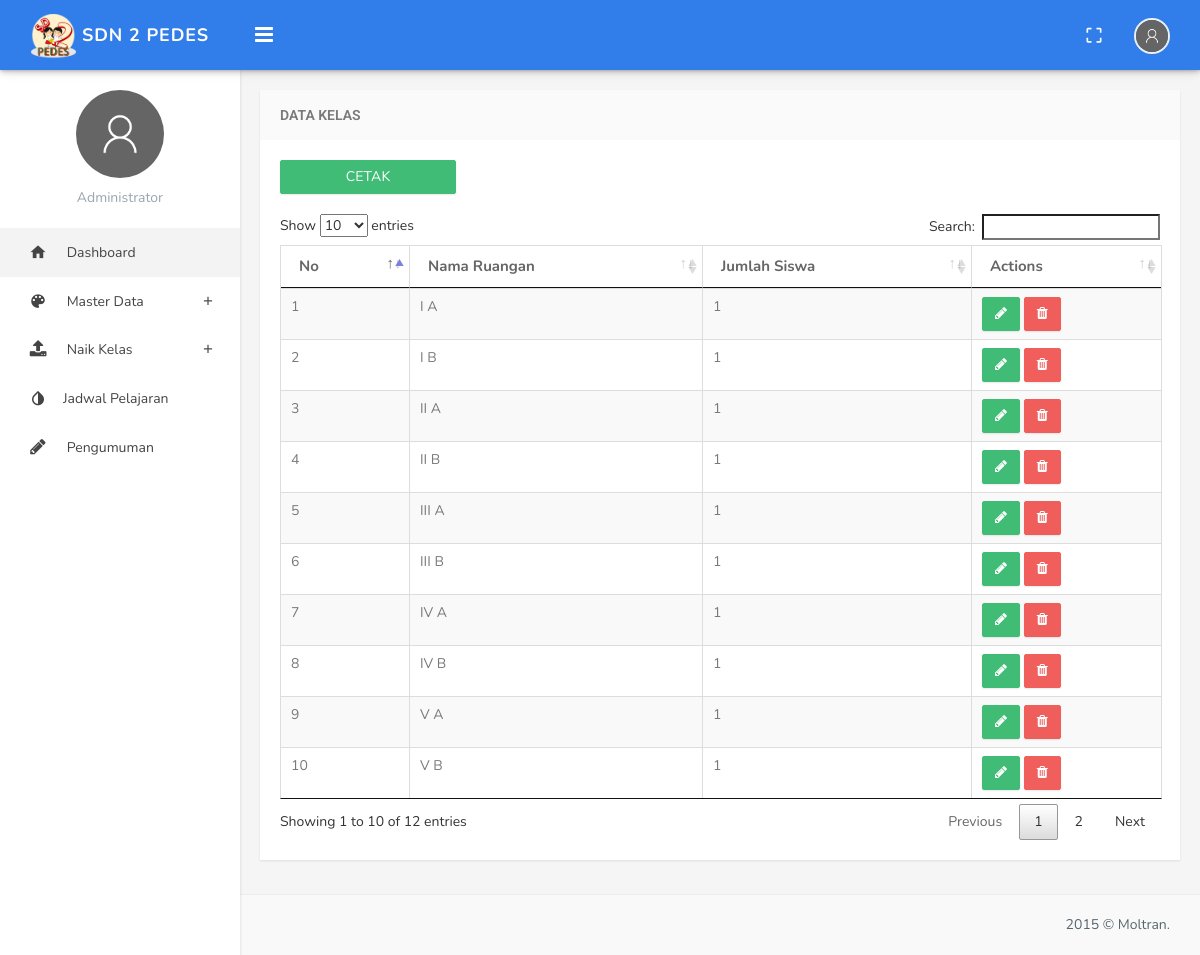
Page /index.php/admin/lihatdata/kelas on the earlier database version.
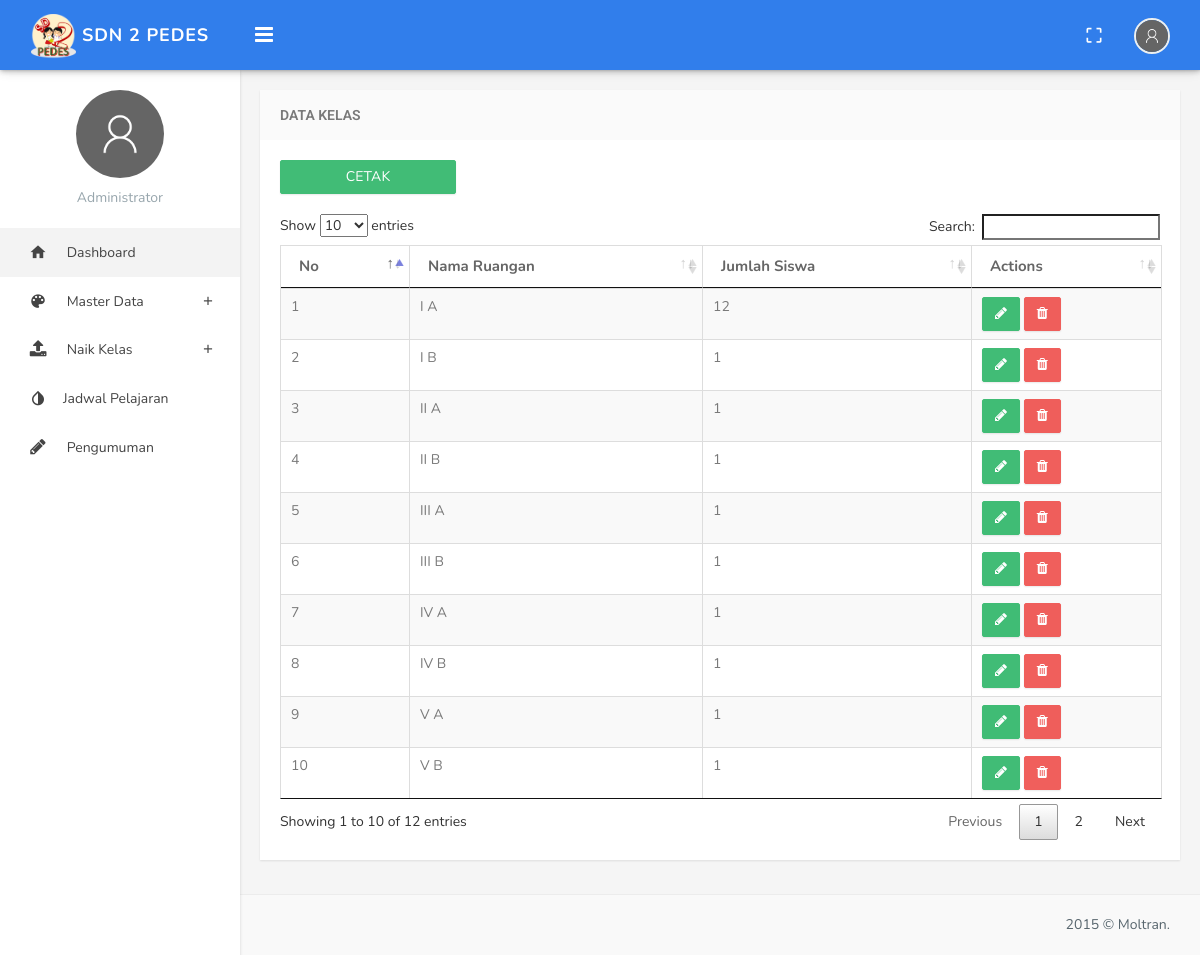
Same page on the later database version.
### tables this page shows
CREATE TABLE `ruang_kelas` (
  `id` int(5) NOT NULL,
  `nama_ruangan` varchar(6) NOT NULL,
  `jumlah_siswa` int(2) NOT NULL,
  `status` int(11) NOT NULL
);

### application/controllers/admin/Lihatdata.php (called while the page is built, shortened)
<?php
class Lihatdata extends CI_Controller
{
	public function kelas()
	{
		$data['kelas'] = $this->db->get('ruang_kelas')->result();
		$this->load->view('admin/lihatdata/kelas/index',$data);
	}
}

### index.php (called while the page is built, shortened)
<?php
require_once BASEPATH.'core/CodeIgniter.php';

### application/views/admin/lihatdata/kelas/index.php (the view, shortened to what this page needs)
<!DOCTYPE html>
<html>
<head>
    <?php $this->load->view('admin/layouts/header'); ?>
</head>
<body class="fixed-left">
    <div id="wrapper">
        <?php $this->load->view('admin/layouts/top_menu');?>
        <?php $this->load->view('admin/layouts/sidebar');?>
        <div class="content-page">
            <div class="content">
                <div class="container">
                    <div class="row">
                        <div class="col-sm-12">
                            <div class="panel panel-default">
                                <div class="panel-heading"><h3 class="panel-title">Data Kelas</h3></div>
                                <div class="panel-body">
                                    <a href="<?=site_url('admin/lihatdata/cetakkelas');?>" class="btn btn-success" style="width: 20%; margin-bottom: 20px" target="_blank">CETAK</a>
                                    <table class="datatables table table-bordered table-striped">
                                        <thead>
                                            <tr>
                                                <th>No</th>
                                                <th>Nama Ruangan</th>
                                                <th>Jumlah Siswa</th>
                                                <th>Actions</th>
                                            </tr>
                                        </thead>
                                        <tbody>
                                            <?php $nomor = 1; ?>
                                            <?php foreach($kelas as $sw) : ?>
                                                <tr class="gradeX">
                                                    <td><?= $nomor;?> </td>
                                                    <?php $nomor++;?>
                                                    <td><?= $sw->nama_ruangan; ?>
                                                    </td>
                                                    <td><?= $sw->jumlah_siswa; ?></td>
                                                    <td class="actions">
                                                        <a class="btn btn-success" href="<?= site_url('admin/lihatdata/editkelas/'.$sw->id);?>" class="on-default edit-row"><i class="fa fa-pencil" siswa="<?= $sw->id;?>"></i></a>
                                                        <a class="btn btn-danger" href="<?= site_url('admin/lihatdata/destroykelas/'.$sw->id);?>" class="on-default remove-row"><i class="fa fa-trash" siswa="<?= $sw->id;?>"></i></a>
                                                    </td>
                                                </tr>
                                            <?php endforeach; ?>
                                        </tbody>
                                    </table>
                                </div>
                            </div>
                        </div>
                    </div>
                </div>
            </div>
            <footer class="footer text-right">
                2015 © Moltran.
            </footer>
        </div>
</div>
</body>
</html>

### application/views/admin/layouts/header.php (shortened to what this page needs)
<link href="<?php echo base_url('assets/blue/css/bootstrap.min.css');?>" rel="stylesheet" />
<link href="<?php echo base_url('assets/blue/assets/font-awesome/css/font-awesome.min.css');?>" rel="stylesheet" />
<link href="<?php echo base_url('assets/blue/assets/ionicon/css/ionicons.min.css');?>" rel="stylesheet" />
<link href="<?php echo base_url('assets/blue/css/material-design-iconic-font.min.css');?>" rel="stylesheet">
<link href="<?php echo base_url('assets/blue/css/animate.css');?>" rel="stylesheet" />
<link href="<?php echo base_url('assets/blue/css/waves-effect.css');?>" rel="stylesheet">
<link rel="stylesheet" type="text/css" href="<?php echo base_url('assets/blue/assets/form-wizard/jquery.steps.css');?>" />
<link href="<?php echo base_url('assets/blue/assets/sweet-alert/sweet-alert.min.css');?>" rel="stylesheet">
<link rel="stylesheet" href="<?php echo base_url('assets/blue/assets/magnific-popup/magnific-popup.css');?>" />
<link href="<?php echo base_url('assets/blue/assets/tagsinput/jquery.tagsinput.css');?>" rel="stylesheet" />
<link href="<?php echo base_url('assets/blue/assets/toggles/toggles.css');?>" rel="stylesheet" />
<link href="<?php echo base_url('assets/blue/assets/timepicker/bootstrap-timepicker.min.css');?>" rel="stylesheet" />
<link href="<?php echo base_url('assets/blue/assets/timepicker/bootstrap-datepicker.min.css');?>" rel="stylesheet" />
<link href="<?php echo base_url('assets/blue/assets/colorpicker/colorpicker.css');?>" rel="stylesheet" type="text/css" />
<link href="<?php echo base_url('assets/blue/assets/jquery-multi-select/multi-select.css');?>"  rel="stylesheet" type="text/css" />
<link href="<?php echo base_url('assets/blue/assets/select2/select2.css');?>" rel="stylesheet" type="text/css" />
<link rel="stylesheet" type="text/css" href="<?php echo base_url('assets/datatables/css/jquery.dataTables.css');?>">
<link rel="stylesheet" type="text/css" href="<?php echo base_url('assets/datatables/css/dataTables.bootstrap4.css');?>">
<link href="<?php echo base_url('assets/blue/css/helper.css');?>" rel="stylesheet" type="text/css" />
<link href="<?php echo base_url('assets/blue/css/style.css');?>" rel="stylesheet" type="text/css" />

### application/views/admin/layouts/top_menu.php (shortened to what this page needs)
<div class="topbar">
                <div class="topbar-left">
                    <div class="text-center">
                        <a href="index.html" class="logo"><img style="width="46" height="46"" src="<?php echo base_url('assets/blue/images/icon_sd.png');?>"> <span>SDN 2 Pedes </span></a>
                    </div>
                </div>
                <div class="navbar navbar-default" role="navigation">
                    <div class="container">
                        <div class="">
                            <div class="pull-left">
                                <button class="button-menu-mobile open-left">
                                    <i class="fa fa-bars"></i>
                                </button>
                            </div>
                            <ul class="nav navbar-nav navbar-right pull-right">
                                <li class="hidden-xs">
                                    <a href="#" id="btn-fullscreen" class="waves-effect waves-light"><i class="md md-crop-free"></i></a>
                                </li>
                                <li class="dropdown">
                                    <a href="" class="dropdown-toggle profile" data-toggle="dropdown" aria-expanded="true"><img src="<?php echo base_url('assets/images/guest.png');?>" alt="user-img" class="img-circle"> </a>
                                </li>
                            </ul>
                        </div>
                    </div>
                </div>
            </div>

### application/views/admin/layouts/sidebar.php (shortened to what this page needs)
<div class="left side-menu">
                <div class="sidebar-inner slimscrollleft">
                    <div class="user-details" align="center">
                        <div>
                            <img src="<?php echo base_url('assets/images/guest.png');?>" alt="User Image" class="thumb-lg img-circle">
                        </div>
                        <div >
                            <p class="text-muted m-0">Administrator</p>
                        </div>
                    </div>
                    <div id="sidebar-menu">
                        <ul>
                            <li>
                                <a href="<?= site_url('admin/dashboard');?>" class="waves-effect active"><i class="md md-home"></i><span> Dashboard </span></a>
                            </li>
                            <li class="has_sub">
                                <a href="#" class="waves-effect"><i class="md md-palette"></i> <span> Master Data </span> <span class="pull-right"><i class="md md-add"></i></span></a>
                            </li>
                            <li class="has_sub">
                                <a href="#" class="waves-effect"><i class="fa fa-upload"></i><span> Naik Kelas </span><span class="pull-right"><i class="md md-add"></i></a>
                            </li>
                            <li>
                                <a href="<?php echo site_url('admin/akademik/jadwal');?>" class="waves-effect"><i class="md md-invert-colors-on"></i><span>Jadwal Pelajaran</span></a>
                            </li>
                            <li>
                                <a href="<?= site_url('admin/pengumuman/tampil_peng');?>" class="waves-effect"><i class="fa fa-pencil"></i><span> Pengumuman </span></a>
                            </li>
                                </ul>
                    </div>
                </div>
            </div>

### assets/blue/css/waves-effect.css (style rules this page uses)
.waves-effect { position: relative; cursor: pointer; display: inline-block; overflow: hidden; -webkit-user-select: none; -moz-user-select: none; -ms-user-select: none; user-select: none; -webkit-tap-highlight-color: transparent; vertical-align: middle; z-index: 1; will-change: opacity, transform; -webkit-transition: all 0.3s ease-out; -moz-transition: all 0.3s ease-out; -o-transition: all 0.3s ease-out; -ms-transition: all 0.3s ease-out; transition: all 0.3s ease-out; }

### assets/blue/css/helper.css (style rules this page uses)
.m-0 { margin: 0px !important; }
.thumb-lg { height: 88px; width: 88px; }

Differences in the rows shown:
changed ruang_kelas (number 1 of 10 on the later page): jumlah_siswa "1" → "12"
